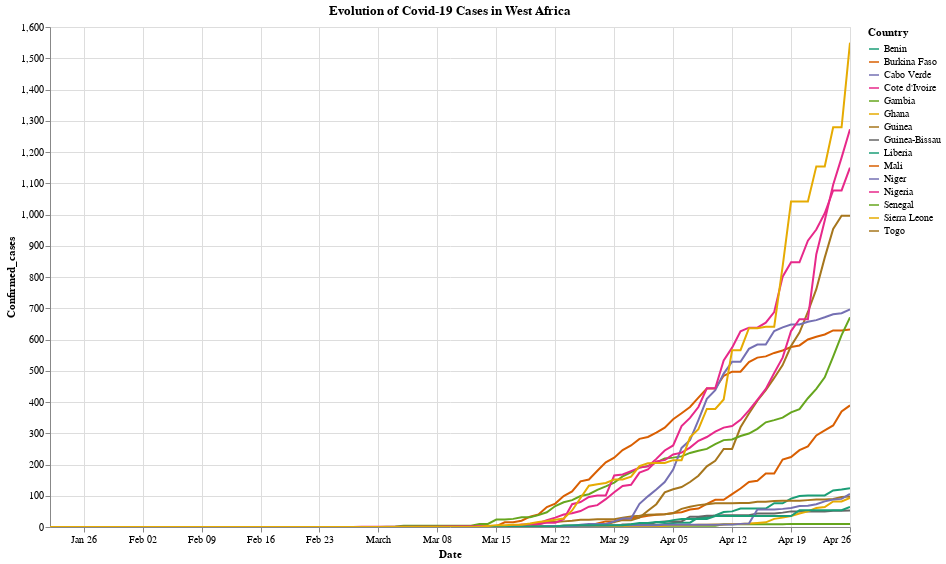

The notebook cell saved with this chart:
### Code cell
source = covid_oa.sort_values(by = ['Confirmed_cases'])
alt.Chart(source).mark_line().encode(
    x = 'Date',
    y = 'Confirmed_cases',
    color = alt.Color('Country', scale=alt.Scale(scheme='dark2'))
).properties(width = 800, height=500, title = 'Evolution of Covid-19 Cases in West Africa').interactive()

### Figure 1 — Vega-Lite specification as saved in the notebook (floating-point values rounded to 4 significant figures; data arrays with more than 128 entries replaced by an {"elided": "..."} marker saying what was removed)
{"config": {"view": {"continuousWidth": 400, "continuousHeight": 300}}, "data": {"name": "data-f437dac95d730f2ea8620841f49b971c"}, "mark": "line", "encoding": {"color": {"type": "nominal", "field": "Country", "scale": {"scheme": "dark2"}}, "x": {"type": "temporal", "field": "Date"}, "y": {"type": "quantitative", "field": "Confirmed_cases"}}, "height": 500, "selection": {"selector001": {"type": "interval", "bind": "scales", "encodings": ["x", "y"]}}, "title": "Evolution of Covid-19 Cases in West Africa", "width": 800, "$schema": "https://vega.github.io/schema/vega-lite/v4.0.2.json", "datasets": {"data-f437dac95d730f2ea8620841f49b971c": {"elided": "1440 records"}}}
